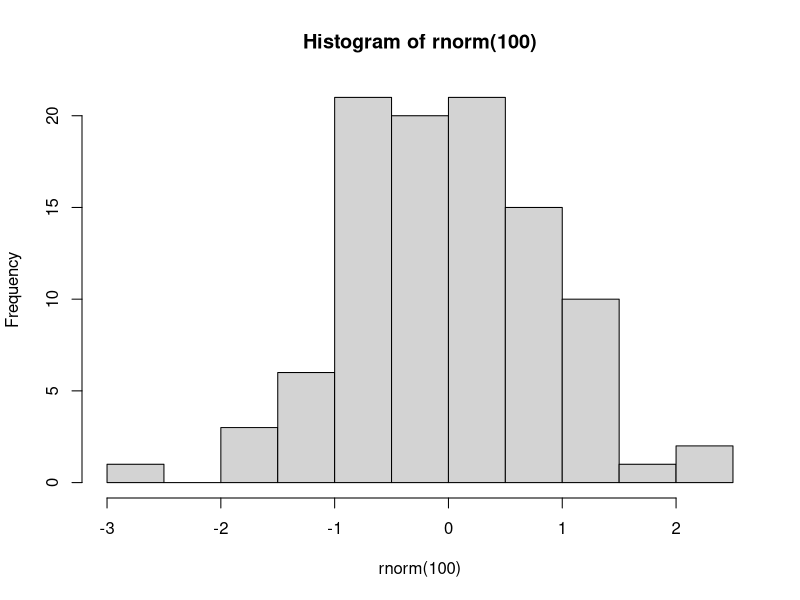

Source code (R):
# Script Clase 4
# Análisis de Encuestas por Muestreo con R
# Sociedad de Ecuatoriana de Estadística 


# Función de densidad
dbinom(x=3, size = 25, prob = 1/20)
# Función de distribución
1 - pbinom(q = 1, size = 25, prob = 1/20, lower.tail = T)

pbinom(q = 1, size = 25, prob = 1/20, lower.tail = F)


# Poisson
# Suponer que en un call center se reciben 5 llamadas
# 20 minutos, probabilidad de recibir 8 llamadas, hasta
# 4 llamadas
dpois(8, 5)
ppois(4, 5)



# Normal
pnorm(100, mean = 100, sd = 10, lower.tail = F)
pnorm(80, mean = 100, sd = 10, lower.tail = T)

# Útil para los intevalos de confianza 1-alpha
qnorm(c(0.025, 0.975))

# Aleatorios
rnorm(100)

hist(rnorm(100))
